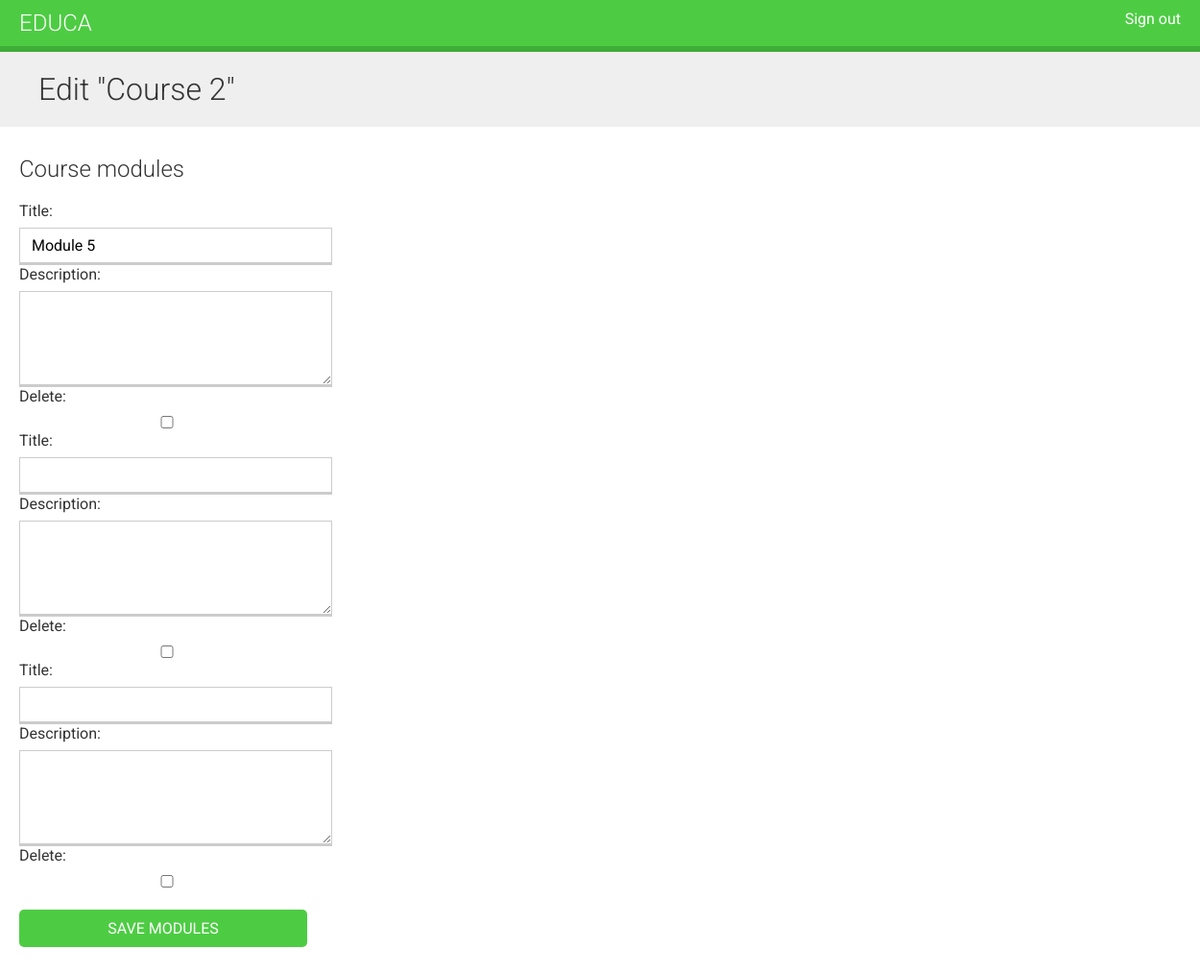
The page /course/2/module/ (signed in) on the database as committed earlier.
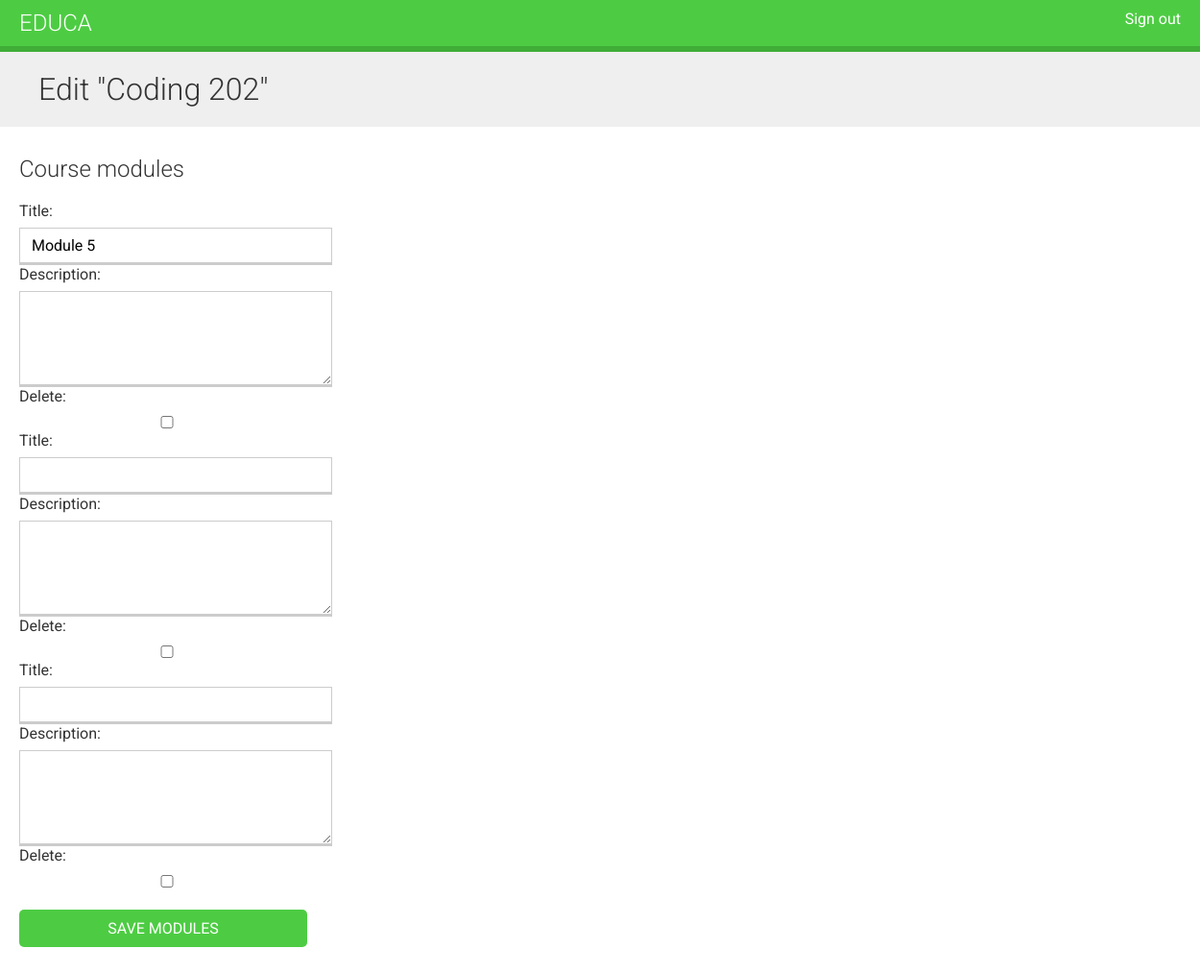
The same page on the database as committed later.
### courses/models.py (models this page shows, shortened)
class Course(models.Model):
    owner = models.ForeignKey(
        User, related_name="courses_created", on_delete=models.CASCADE
    )
    subject = models.ForeignKey(
        Subject, related_name="courses", on_delete=models.CASCADE
    )
    title = models.CharField(max_length=200)
    slug = models.SlugField(max_length=200, unique=True)
    overview = models.TextField()
    created = models.DateTimeField(auto_now_add=True)
    students = models.ManyToManyField(User, related_name="courses_joined", blank=True)
    class Meta:
        ordering = ["created"]

### courses/views.py (the view, shortened to what this page needs)
class CourseModuleUpdateView(TemplateResponseMixin, View):
    template_name = "courses/manage/module/formset.html"
    course = None
    def get_formset(self, data=None):
        return ModuleFormSet(instance=self.course, data=data)
    def dispatch(self, request, pk):
        self.course = get_object_or_404(Course, id=pk, owner=request.user)
        return super().dispatch(request, pk)
    def get(self, request, *args, **kwargs):
        formset = self.get_formset()
        context = {"course": self.course, "formset": formset}
        return self.render_to_response(context)

### courses/templates/courses/manage/module/formset.html (shortened to what this page needs)
{% extends 'base.html' %}
{% block content %}
  <h1>Edit "{{ course.title }}"</h1>
  <div class="module">
    <h2>Course modules</h2>
    <form action="" method="post">
      {{ formset }}
      <input type="submit" value="Save modules" class="button">
    </form>
  </div>
{% endblock content %}

Rows that differ between the two databases and show on the page:
changed Course: title "Course 2" → "Coding 202"
